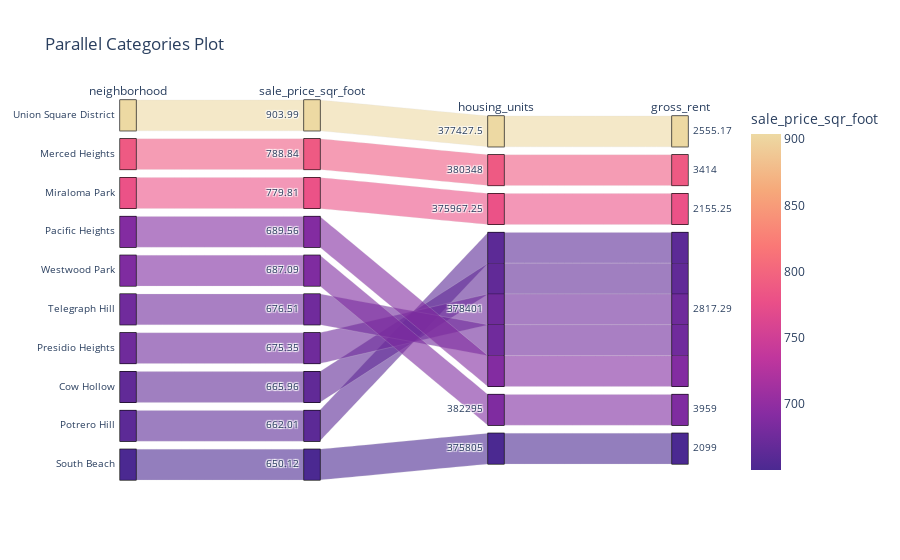

The notebook cell this image was saved under:
### Markdown cell above
## Panel Visualizations

In this section, you will copy the code for each plot type from your analysis notebook and place it into separate functions that Panel can use to create panes for the dashboard. 

These functions will convert the plot object to a Panel pane.

Be sure to include any DataFrame transformation/manipulation code required along with the plotting code.

Return a Panel pane object from each function that can be used to build the dashboard.

Note: Remove any `.show()` lines from the code. We want to return the plots instead of showing them. The Panel dashboard will then display the plots.

### Code cell
# Define Panel Visualization Functions
def housing_units_per_year():
    """Housing Units Per Year."""
    
    housing_unit = housing_unit_by_year['housing_units'].first()
    boundry = housing_unit.std()
    return housing_unit.hvplot.bar(
        x="year",
        y="housing_units",
        xlabel='Year',
        ylabel='Housing Units',
        label=f"Housing Units in San Francisco from {housing_unit.index.min()} to {housing_unit.index.max()}",
        ylim=(housing_unit.min()-boundry,housing_unit.max()+boundry)
    ).opts(yformatter="%.0f")


def average_sales_price():
    """Average Sales Price Per Year."""
    
    return housing_unit_by_year['sale_price_sqr_foot'].mean().hvplot(
        label='Average Sales Price in San Francisco',
        xlabel='Year', ylabel='Avg. Sale Price',
        xlim=(housing_unit_by_year.first().index.min(), housing_unit_by_year.first().index.max())
    )


neighborhood_df = sfo_data.groupby(['year','neighborhood']).mean().reset_index()

def average_price_by_neighborhood():
    """Average Prices by Neighborhood."""
    
    return neighborhood_df.hvplot(
        label='Average Price per Square feet by year',
        x='year',
        y='sale_price_sqr_foot',
        xlabel='Year',
        ylabel='Avg. Sales Price per Square Foot', 
        #shared_axes=False,
        #ylim=(top_expensive_neighborhood['sale_price_sqr_foot'].min()-100,top_expensive_neighborhood['sale_price_sqr_foot'].max()+100),
        groupby='neighborhood'
    )

avg_values_neighborhood = neighborhood_df.drop(columns=['year']).groupby('neighborhood').mean().round(2)
top_expensive_neighborhood = avg_values_neighborhood.sort_values("sale_price_sqr_foot", ascending = False).head(10)

def top_most_expensive_neighborhoods():
    """Top 10 Most Expensive Neighborhoods."""
    
    return top_expensive_neighborhood['sale_price_sqr_foot'].hvplot.bar(
        label='Top 10 Expensive Neighborhoods in SFO',
        xlabel='Neighborhood',
        shared_axes=False,
        ylabel='Avg. Sales Price per Square Foot', 
        rot=45
    )


def parallel_coordinates():
    """Parallel Coordinates Plot."""
    
    return px.parallel_coordinates(
        top_expensive_neighborhood, 
        title='Parallel Coordinates Plot',
        color='sale_price_sqr_foot'
    )


def parallel_categories():
    """Parallel Categories Plot."""
    
    return px.parallel_categories(
        top_expensive_neighborhood.reset_index(), 
        color='sale_price_sqr_foot',
        title='Parallel Categories Plot',
        color_continuous_scale=px.colors.sequential.Agsunset
    )


def neighborhood_map():
    """Neighborhood Map"""
    
    new_avg_values_neighborhood=avg_values_neighborhood.reset_index().rename(columns = {'neighborhood':'Neighborhood'})
    neighborhood_location=pd.merge(df_neighborhood_locations,new_avg_values_neighborhood, on='Neighborhood')
    
    return px.scatter_mapbox(neighborhood_location,
                             lat="Lat",
                             lon="Lon",
                             size='sale_price_sqr_foot',
                             color='gross_rent',
                             hover_name='Neighborhood',
                             zoom=11,
                             color_continuous_scale=px.colors.sequential.Jet
                            )

parallel_categories()

### Figure 1 — Plotly figure (JSON) as saved in the notebook; plotly's stock layout.template omitted (floating-point values rounded to 4 significant figures)
{"data": [{"dimensions": [{"label": "neighborhood", "values": ["Union Square District", "Merced Heights", "Miraloma Park", "Pacific Heights", "Westwood Park", "Telegraph Hill", "Presidio Heights", "Cow Hollow", "Potrero Hill", "South Beach"]}, {"label": "sale_price_sqr_foot", "values": [904.0, 788.8, 779.8, 689.6, 687.1, 676.5, 675.4, 666.0, 662.0, 650.1]}, {"label": "housing_units", "values": [377400.0, 380348, 376000.0, 378401, 382295, 378401, 378401, 378401, 378401, 375805]}, {"label": "gross_rent", "values": [2555.0, 3414, 2155.0, 2817.0, 3959, 2817.0, 2817.0, 2817.0, 2817.0, 2099]}], "domain": {"x": [0, 1], "y": [0, 1]}, "line": {"color": [904.0, 788.8, 779.8, 689.6, 687.1, 676.5, 675.4, 666.0, 662.0, 650.1], "coloraxis": "coloraxis"}, "name": "", "type": "parcats"}], "layout": {"autosize": true, "coloraxis": {"colorbar": {"title": {"text": "sale_price_sqr_foot"}}, "colorscale": [[0, "rgb(75, 41, 145)"], [0.1667, "rgb(135, 44, 162)"], [0.3333, "rgb(192, 54, 157)"], [0.5, "rgb(234, 79, 136)"], [0.6667, "rgb(250, 120, 118)"], [0.8333, "rgb(246, 169, 122)"], [1, "rgb(237, 217, 163)"]]}, "legend": {"tracegroupgap": 0}, "title": {"text": "Parallel Categories Plot"}}}
